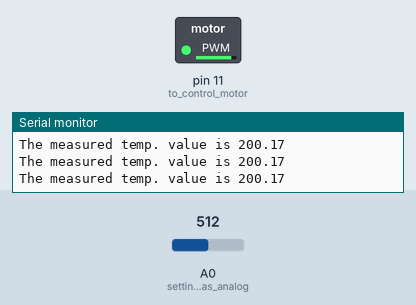
Recording of a sketch running on a simulated Arduino Uno, built with avr-gcc and run on an emulated ATmega328P. Shown: switched loads named in the sketch (green lamp = pin HIGH), the last lines printed to the serial monitor. The inputs (shaded band) are chosen by the test bench; at power-on: A0 (setting_pin_A0_as_analog) = 512.

Above: at 1.2 s.
1.3 s: A0 (setting_pin_A0_as_analog) set to 122
At 2.5 s:
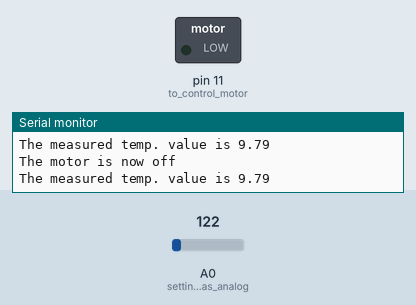
2.8 s: A0 (setting_pin_A0_as_analog) set to 151
At 3.4 s:
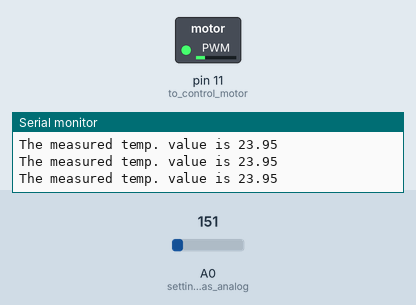
4.3 s: A0 (setting_pin_A0_as_analog) set to 900
At 5.5 s:
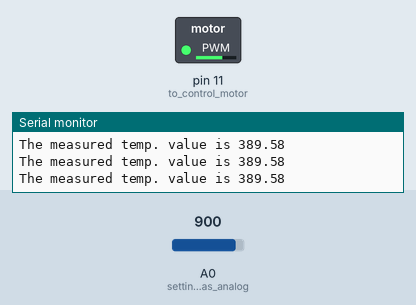
Timing chart, 0 to 7.3 s (numbered marks = the images above; inputs shaded):
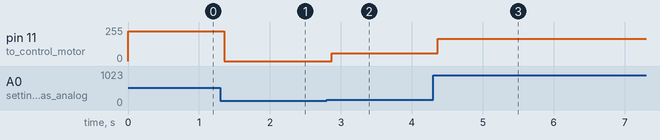

Measured:
- the behaviour switches between 142 and 143 on A0 (setting_pin_A0_as_analog) (found by bisection; images 1 and 2)
- after the input at 1.3 s, pin 11 (to_control_motor): 224/255 → 0/255 after 0.05 s
- after the input at 2.8 s, pin 11 (to_control_motor): 0/255 → 57/255 after 0.07 s
- after the input at 4.3 s, pin 11 (to_control_motor): 57/255 → 166/255 after 0.06 s

The sketch:

Sketch.ino
```cpp
void setup()
{
  pinMode(A0, INPUT); //setting pin A0 as analog input to read data from the sensor
  pinMode(11, OUTPUT); //to control motor's speed
  Serial.begin(9600); //initiate serial communication and set the baud rate to be 9600 Hz
}

void loop()
{
  double sensor=-40 + 0.488155 * (analogRead(A0) - 20); //read input
  double rpm=sensor*2.4; //scaling
  Serial.print("The measured temp. value is ");
  Serial.println(sensor);
  if(sensor>20.00)
  {
    analogWrite(11,rpm);

  }
  else
  {
    analogWrite(11,0);
    Serial.println("The motor is now off");

  }
}
```
